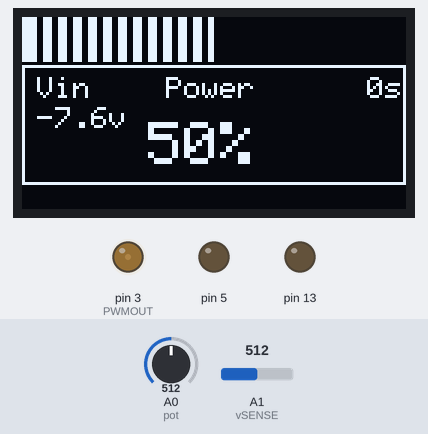
The sketch below on a simulated Arduino Uno, built with avr-gcc and run on an emulated ATmega328P. Shown: 128×64 one-colour display, output pins drawn as LEDs (lit = HIGH). The inputs (shaded band) are chosen by the test bench; at power-on: A0 (pot) = 512, A1 (vSENSE) = 512.

Above: at 7.1 s.
7.2 s: A0 (pot) set to 1023
At 7.7 s:
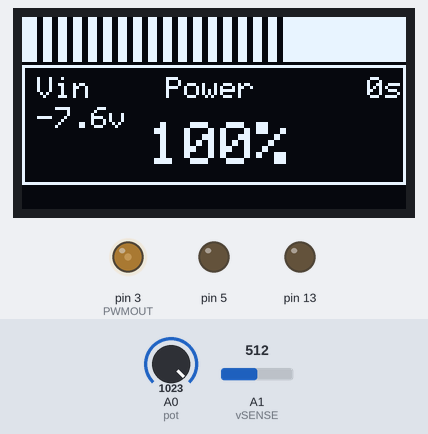
8.7 s: A0 (pot) set to 900
At 9.4 s:
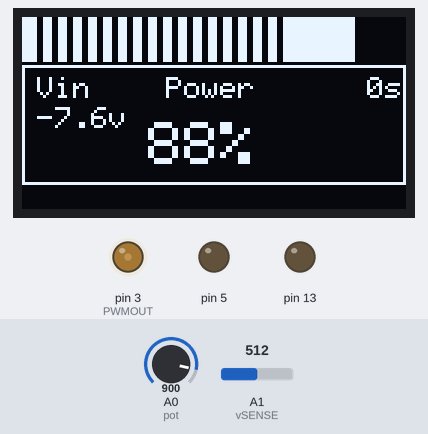
10.2 s: A1 (vSENSE) set to 716
At 10.7 s:
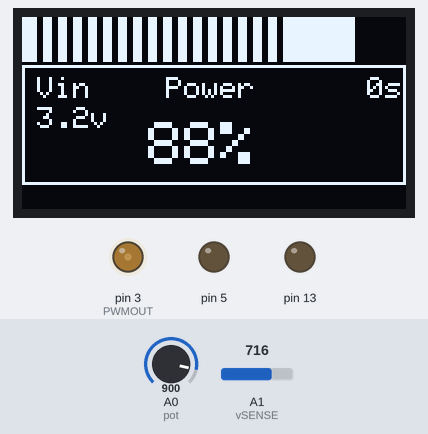
11.7 s: A0 (pot) set to 8
At 12.9 s:
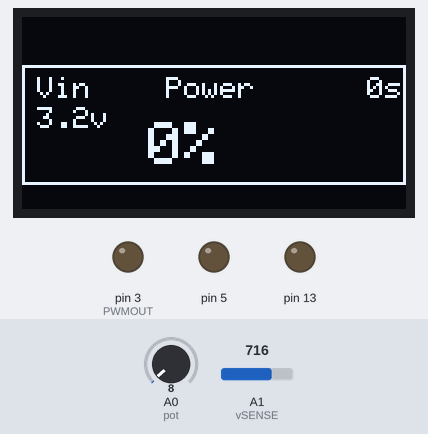
13.2 s: A1 (vSENSE) set to 900
At 14.3 s:
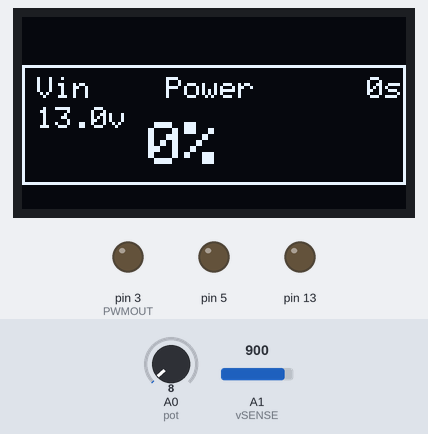
14.7 s: A1 (vSENSE) set to 1023
At 15.2 s:
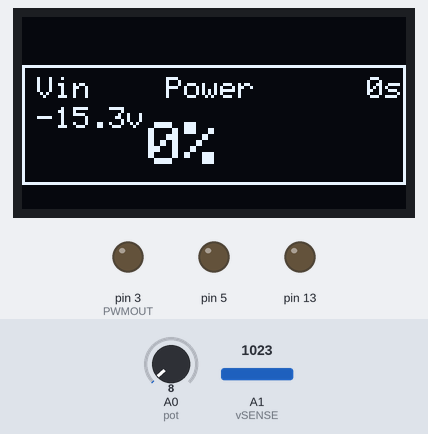
Timing chart, 0 to 17.2 s (numbered marks = the images above; inputs shaded):
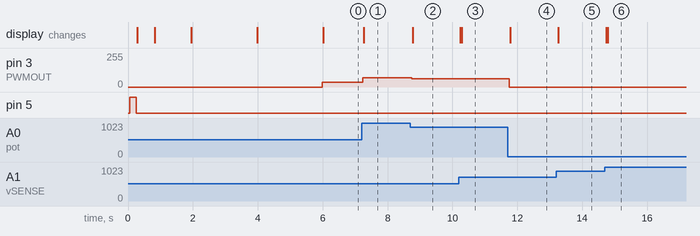

The sketch:

HotWire.ino
```cpp
// Hotwire Foam Cutter Controller
// Arduino control of a MOSFET for cutting Foam

#include <Arduino.h>
#include "Adafruit_SSD1306.h"
#include "Adafruit_GFX.h"
#include"SPI.h"
#include"Wire.h"
#include"boot.c"

#define OLED_RESET 4
Adafruit_SSD1306 display(OLED_RESET);

#define NUM_SAMPLES 100

const int maxPWM= 70; // sets the max PWM selectable to prevent over current.
const int pot   = A0;    // input potentiometer
const int vSENSE =A1; // input from voltage divider.
const int PWMOUT =3;  // output pin for MOSFET gate

int cells =0;         //battery cell count
int lowbatt = 0;
int pwmPercent = 0;
int pwmGAUGE =0;
int sum =0;
int i=0;

unsigned char sample_count =0;

float voltage =0.0;
float cvoltage=0;
float AcsValueF =0.0;
float vCalibration =11;

void setup(){
    //Serial.begin(9600);  //debug

     pinMode(PWMOUT, OUTPUT);
     pinMode(pot, INPUT);
     pinMode(vSENSE,INPUT);
     pinMode(13,OUTPUT);
     pinMode(5,OUTPUT);

     rVOLTS();            //measure pack voltage
     rVOLTS();            //Once more for clarity

     display.begin(SSD1306_SWITCHCAPVCC, 0x3c); // generate hi power
     display.clearDisplay();

     digitalWrite(5,HIGH);
     delay(200);
     digitalWrite(5,LOW);

     display.drawBitmap(0, 0, splash, 120, 60, WHITE);  //draw logo
     display.display();
     delay(500);

     display.clearDisplay();
     display.drawBitmap(0, 0, splash3, 120, 60, WHITE);  //draw logo
     display.display();
     delay(1100);

/*
///Testing only.
     display.clearDisplay();
     display.drawBitmap(0, 0, battery4s, 128, 60, WHITE);  //draw logo
     display.display();
     delay(1100);

     display.clearDisplay();
     display.drawBitmap(0, 0, battery3s, 128, 60, WHITE);  //draw logo
     display.display();
     delay(1100);

     display.clearDisplay();
     display.drawBitmap(0, 0, battery2s, 128, 60, WHITE);  //draw logo
     display.display();
     delay(1100);

     display.clearDisplay();
     display.drawBitmap(0, 0, battery1s, 128, 60, WHITE);  //draw logo
     display.display();
     delay(1100);
*/
     display.clearDisplay();
     display.setTextSize(1);
     display.setTextColor(WHITE);
     display.drawRect(0,0,128,63,WHITE); // draw borders and top bar
     display.drawRect(1,1,127,62,WHITE);
     display.fillRect(0,0,128, 15, WHITE);
     display.setCursor(56,20);
     display.print("HOT");
     display.setCursor(34, 32);
     display.print("WIRE CUTTER");
     display.setCursor(45,44);
     display.print("FW 1.2");
     display.setCursor(40, 54);
     display.print("M Set ");
     display.print(maxPWM);
     display.display();
     delay(2000);
        cDetect();
        bSCREEN();
        delay(2000);
}


void loop () {
    int pwm = analogRead(pot);
    rVOLTS();
    voltDetect();

    pwm = map(pwm, 1, 1023, 0, maxPWM);  // map PWM values to provide a lower max duty cycle
    if (pwm<=3) {
        pwm = 0;    //ensure PWM is zero if pot is in low position
            }
    analogWrite (PWMOUT, pwm); //write PWM value to the output
    pwmPercent = map(pwm, 0, maxPWM -1, 0 , 100); //-1 to ensure it displays as 100%

    if(pwmPercent >=101)
    {pwmPercent =100;
      }
    pwmGAUGE = map(pwm, 0, maxPWM, 0, 128); // maps the Gauge to the PWM so it fills the screen

pSCREEN(); //display stuff on screen
    //Serial.println(pwm); //debug
}

// reads and calculates voltage
void rVOLTS (){
         while (sample_count < NUM_SAMPLES){
             sum += analogRead(vSENSE);
             sample_count++;
             //delay(1);
         }
     //voltage calculation
    voltage = ((float)sum / (float) NUM_SAMPLES *4.95) /1023.0;
     cvoltage=(voltage*vCalibration);
    //Serial.println(voltage   *11.123);
    //Serial.print("v");
    sample_count =0;
    sum =0;
}

// detects low voltage
void voltDetect(){
 if ( (cells == 3) && (cvoltage <=11.0))
  {lowbatt = 1;}
  else if ((cells == 2) && (cvoltage <= 7.6))
  {lowbatt=1;}
  else if ((cells == 1) && (cvoltage <= 3.8))
  {lowbatt=1;}
    else if ((cells == 4) && (cvoltage <= 14.8))
  {lowbatt=1;}
  else
  {lowbatt = 0;}

  if (lowbatt ==1)
  {
  digitalWrite(13,HIGH);
  digitalWrite(5,HIGH); ///buzzer
    }
  else{
    digitalWrite(13,LOW);
    digitalWrite(5,LOW); //buzzer off
    }
}

void pSCREEN(){
 // display stuff
 display.clearDisplay();
 display.setTextColor(WHITE, BLACK);
 display.setTextSize(1);
 display.setCursor(5,20);
 display.print("Vin");
 display.setCursor(48,20);
 display.print("Power");
 display.setCursor(5, 30);

 //display.print(voltage*11.123 ,1);// one decimal place.
 display.print(cvoltage,1);
 display.print("v");
display.setCursor(115,20);
display.print(cells);
display.print("s");

    //Displays low battery warning
    if (lowbatt ==1)
    {
        display.setTextSize(1);
        display.setCursor(79,45);
        display.print("Low batt");
        display.drawBitmap(0, 0, battery1, 120, 60, WHITE);  //draw logo
        }
            else{}

 display.setCursor(42,35);
 display.setTextSize(2);
 display.print(pwmPercent,1);
 display.print( "%" );
 //display.fillRect(pwm,1,128 - pwm, 10, BLACK);
 display.fillRect(0,0,pwmGAUGE, 15, WHITE); // gauge
 display.drawRect(0,16,128,40,WHITE); //border
 for (i = 1; i <18; i++){
     display.fillRect(i*5,0,2,15,BLACK);
        } /// black bars in gauge

display.display(); //display everything.
}

/// boot screen and cell detect
void bSCREEN(){
display.clearDisplay();

switch (cells) {
    case 1:
     display.drawBitmap(0, 0, battery1s, 128, 60, WHITE);
      break;
    case 2:
    display.drawBitmap(0, 0, battery2s, 128, 60, WHITE);
      break;
    case 3:
    display.drawBitmap(0, 0, battery3s, 128, 60, WHITE);
      break;
          case 4:
    display.drawBitmap(0, 0, battery4s, 128, 60, WHITE);
      break;

    default:
      // if nothing else matches, do the default
      // default is optional
      break;
  }

 display.setTextColor(WHITE, BLACK);
 display.setTextSize(1);
 display.setCursor(0,0);
 display.print("Vin");
 display.setCursor(20, 0);
 //display.print(voltage*11.123 ,1); // one decimal place.
 display.print(cvoltage ,1);
 display.print("v");
 //display.setCursor(5, 45);
 //display.print(cells);
 //display.print(" Cells Detected");
 display.display(); //display everything.
}

void cDetect(){
     cvoltage=voltage*vCalibration;
     if (cvoltage >= 1 && cvoltage <=4.8)
      {cells =1;
      //cellScreen = "battery1s";
      }

     if (cvoltage >= 5 && cvoltage <=8.4)
      {cells =2;}

      if(cvoltage >= 10 && cvoltage<= 12.6)
      {cells=3;}

      if(cvoltage >= 13 && cvoltage<= 17)
      {cells=4;}
}
```

Source omitted: boot.c (66058 bytes)

Measured:
- after the input at 7.2 s, pin 3 (PWMOUT): 35/255 → 70/255 at once; the display: changes after 0.06 s (image 1)
- after the input at 8.7 s, pin 3 (PWMOUT): 70/255 → 61/255 after 0.05 s; the display: changes after 0.08 s (image 2)
- after the input at 10.2 s, the display: first changes at once (image 3 shows a later state)
- after the input at 11.7 s, pin 3 (PWMOUT): 61/255 → 0/255 after 0.05 s; the display: changes after 0.08 s (image 4)
- after the input at 13.2 s, the display: changes after 0.06 s (image 5)
- after the input at 14.7 s, the display: first changes at once (image 6 shows a later state)
